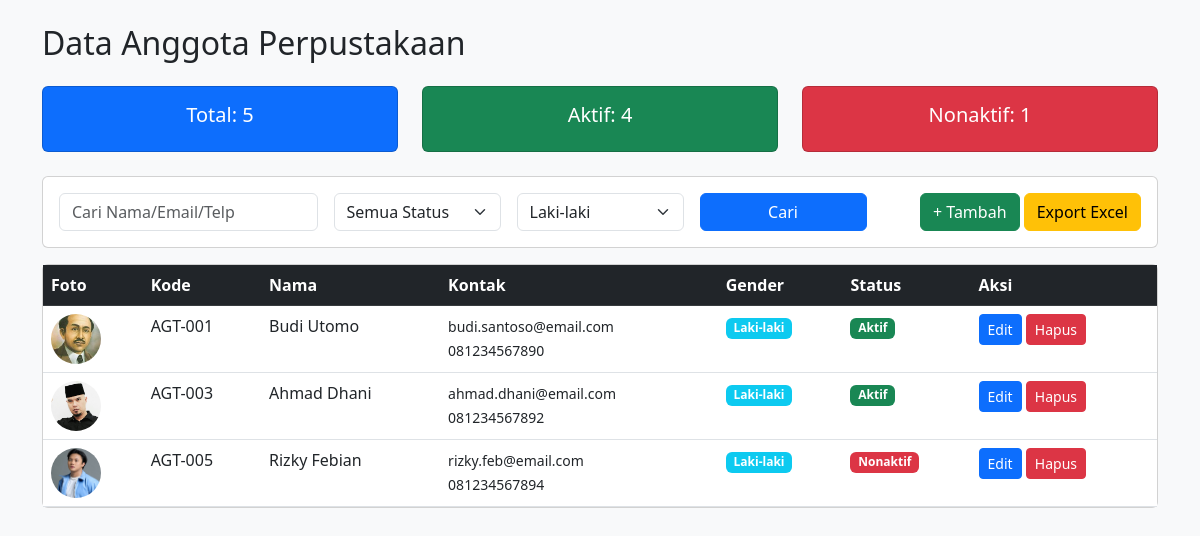
The app's page /index.php?jk=Laki-laki with its own data.
### tables this page shows
CREATE TABLE `anggota` (
  `id_anggota` int(11) NOT NULL,
  `kode_anggota` varchar(20) NOT NULL,
  `nama` varchar(100) NOT NULL,
  `email` varchar(100) NOT NULL,
  `telepon` varchar(15) NOT NULL,
  `alamat` text NOT NULL,
  `tanggal_lahir` date NOT NULL,
  `jenis_kelamin` enum('Laki-laki','Perempuan') NOT NULL,
  `pekerjaan` varchar(50) DEFAULT NULL,
  `tanggal_daftar` date NOT NULL,
  `status` enum('Aktif','Nonaktif') DEFAULT 'Aktif',
  `foto` varchar(255) DEFAULT NULL,
  `created_at` timestamp NOT NULL DEFAULT current_timestamp(),
  `updated_at` timestamp NOT NULL DEFAULT current_timestamp() ON UPDATE current_timestamp()
);

### index.php (the view, shortened to what this page needs)
<?php
require_once 'config.php';
$stmtStats = $pdo->query("
    SELECT
        COUNT(*) as total,
        SUM(CASE WHEN status = 'Aktif' THEN 1 ELSE 0 END) as aktif,
        SUM(CASE WHEN status = 'Nonaktif' THEN 1 ELSE 0 END) as nonaktif
    FROM anggota
");
$stats = $stmtStats->fetch();
$search = $_GET['search'] ?? '';
$filterJk = $_GET['jk'] ?? '';
$page = isset($_GET['page']) ? (int)$_GET['page'] : 1;
$limit = 10;
$offset = ($page - 1) * $limit;
$whereClause = "WHERE 1=1";
$params = [];
if (!empty($filterJk)) {
    $whereClause .= " AND jenis_kelamin = :jk";
    $params['jk'] = $filterJk;
}
$query = "SELECT * FROM anggota $whereClause ORDER BY created_at DESC LIMIT $limit OFFSET $offset";
$stmt = $pdo->prepare($query);
$stmt->execute($params);
$anggota = $stmt->fetchAll();
?>
<!DOCTYPE html>
<html lang="id">
<head>
    <link href="https://cdn.jsdelivr.net/npm/bootstrap@5.3.0/dist/css/bootstrap.min.css" rel="stylesheet">
</head>
<body class="bg-light">
<div class="container mt-4 mb-5">
    <h2 class="mb-4">Data Anggota Perpustakaan</h2>
    <div class="row mb-4 text-center">
        <div class="col-md-4"><div class="card bg-primary text-white p-3"><h5>Total: <?= $stats['total'] ?></h5></div></div>
        <div class="col-md-4"><div class="card bg-success text-white p-3"><h5>Aktif: <?= $stats['aktif'] ?? 0 ?></h5></div></div>
        <div class="col-md-4"><div class="card bg-danger text-white p-3"><h5>Nonaktif: <?= $stats['nonaktif'] ?? 0 ?></h5></div></div>
    </div>
    <div class="card mb-3">
        <div class="card-body">
            <form method="GET" class="row g-3 align-items-center">
                <div class="col-md-3">
                    <input type="text" name="search" class="form-control" placeholder="Cari Nama/Email/Telp" value="<?= htmlspecialchars($search) ?>">
                </div>
                <div class="col-md-2">
                    <select name="status" class="form-select">
                        <option value="">Semua Status</option>
                    </select>
                </div>
                <div class="col-md-2">
                    <select name="jk" class="form-select">
                        <option value="Laki-laki" <?= $filterJk == 'Laki-laki' ? 'selected' : '' ?>>Laki-laki</option>
                    </select>
                </div>
                <div class="col-md-2">
                    <button type="submit" class="btn btn-primary w-100">Cari</button>
                </div>
                <div class="col-md-3 text-end">
                    <a href="create.php" class="btn btn-success">+ Tambah</a>
                    <a href="export.php?<?= http_build_query($_GET) ?>" class="btn btn-warning">Export Excel</a>
                </div>
            </form>
        </div>
    </div>
    <div class="card">
        <div class="card-body p-0 table-responsive">
            <table class="table table-hover mb-0">
                <thead class="table-dark">
                    <tr>
                        <th>Foto</th>
                        <th>Kode</th>
                        <th>Nama</th>
                        <th>Kontak</th>
                        <th>Gender</th>
                        <th>Status</th>
                        <th>Aksi</th>
                    </tr>
                </thead>
                <tbody>
                    <?php foreach ($anggota as $row): ?>
                    <tr>
                        <td>
                            <?php if(!empty($row['foto']) && file_exists('uploads/'.$row['foto'])): ?>
                                <img src="uploads/<?= $row['foto'] ?>" width="50" height="50" class="rounded-circle object-fit-cover">
                            <?php else: ?>
                                <div class="bg-secondary text-white rounded-circle d-flex justify-content-center align-items-center" style="width: 50px; height: 50px;">NA</div>
                            <?php endif; ?>
                        </td>
                        <td><?= htmlspecialchars($row['kode_anggota']) ?></td>
                        <td><?= htmlspecialchars($row['nama']) ?></td>
                        <td>
                            <small><?= htmlspecialchars($row['email']) ?><br><?= htmlspecialchars($row['telepon']) ?></small>
                        </td>
                        <td>
                            <span class="badge <?= $row['jenis_kelamin'] == 'Laki-laki' ? 'bg-info' : 'bg-pink' ?>" style="<?= $row['jenis_kelamin'] == 'Perempuan' ? 'background-color:#e83e8c' : '' ?>">
                                <?= $row['jenis_kelamin'] ?>
                            </span>
                        </td>
                        <td>
                            <span class="badge <?= $row['status'] == 'Aktif' ? 'bg-success' : 'bg-danger' ?>">
                                <?= $row['status'] ?>
                            </span>
                        </td>
                        <td>
                            <a href="edit.php?id=<?= $row['id_anggota'] ?>" class="btn btn-sm btn-primary">Edit</a>
                            <a href="delete.php?id=<?= $row['id_anggota'] ?>" class="btn btn-sm btn-danger" onclick="return confirm('Yakin ingin menghapus anggota ini?');">Hapus</a>
                        </td>
                    </tr>
                    <?php endforeach; ?>
                </tbody>
            </table>
        </div>
    </div>
</div>
</body>
</html>

### records on screen
anggota: foto (picture), kode_anggota "AGT-001", nama "Budi Utomo", email "budi.santoso@email.com", telepon "081234567890", jenis_kelamin "Laki-laki", status "Aktif"
anggota: foto (picture), kode_anggota "AGT-003", nama "Ahmad Dhani", email "ahmad.dhani@email.com", telepon "081234567892", jenis_kelamin "Laki-laki", status "Aktif"
anggota: foto (picture), kode_anggota "AGT-005", nama "Rizky Febian", email "rizky.feb@email.com", telepon "081234567894", jenis_kelamin "Laki-laki", status "Nonaktif"

### other values on screen
$stats['total'] "5"
$stats['aktif'] "4"
$stats['nonaktif'] "1"
